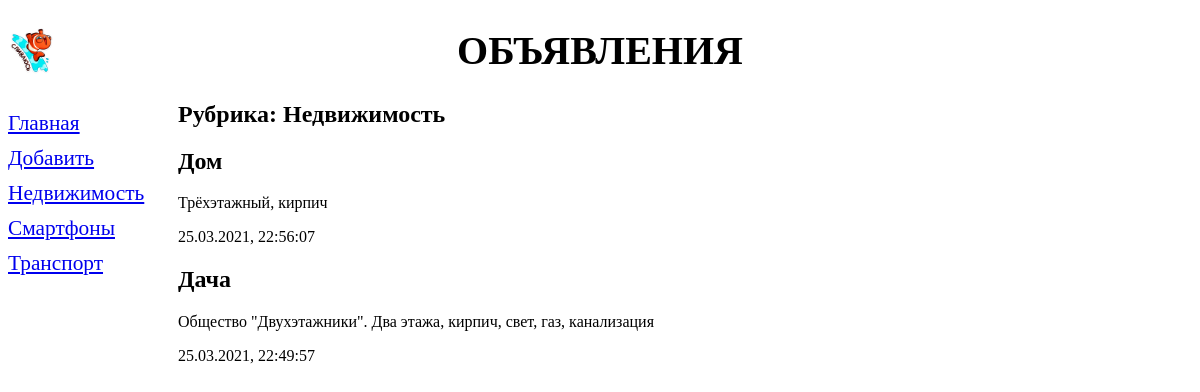
Screenshot of /bboard/1/ with the database file from the repository.
### bboard/models.py (models this page shows, shortened)
class Rubric(models.Model):
    name = models.CharField(max_length=20, db_index=True,
        verbose_name='Название')
    class Meta:
        verbose_name_plural = 'Рубрики'
        verbose_name = 'Рубрика'
        ordering = ['name']

class Bb(models.Model):
    title = models.CharField(max_length=50, verbose_name='Товар')
    content = models.TextField(null=True, blank=True, verbose_name='Описание')
    price = models.FloatField(null=True, blank=True, verbose_name='Цена')
    published = models.DateTimeField(auto_now_add=True, db_index=True,
        verbose_name='Опубликовано')
    rubric = models.ForeignKey('Rubric', null=True, on_delete=models.PROTECT,
        verbose_name='Рубрика')
    class Kinds(models.IntegerChoices):
        BUY = 1, 'Куплю'
        SELL = 2, 'Продам'
        EXCHANGE = 3, 'Обменяю'
        RENT = 4
        __empty__ = 'Выберите тип публикуемого объявления'
    kind = models.SmallIntegerField(choices=Kinds.choices, default=Kinds.SELL)
    class Meta:
        verbose_name_plural = 'Объявления' # название модели во множ. числе
        verbose_name = 'объявление' # название в ед. числе
        ordering = ['-published']

### bboard/views.py (the view)
# urls.py: path('<int:rubric_id>/', by_rubric, name='by_rubric'),
def by_rubric(request, rubric_id):
    bbs = Bb.objects.filter(rubric=rubric_id)
    rubrics = Rubric.objects.all()
    current_rubric = Rubric.objects.get(pk=rubric_id)
    context = {'bbs': bbs, 'rubrics': rubrics, 'current_rubric': current_rubric}
    return render(request, 'bboard/by_rubric.html', context)

### bboard/templates/bboard/by_rubric.html (shortened to what this page needs)
{% extends "layout/basic.html" %}
{% block content %}
<h2>Рубрика: {{ current_rubric.name }}</h2>
{% for bb in bbs %}
<div>
    <h2>{{ bb.title }}</h2>
    <p>{{ bb.content }}</p>
    <p>{{ bb.published|date:"d.m.Y, H:i:s" }}</p>
</div>
{% endfor %}
{% endblock %}

### bboard/templates/layout/basic.html (shortened to what this page needs)
{% load static %}
<!DOCTYPE html>
<html>
    <head>
        <link rel="stylesheet" type="text/css"
        href="{% static 'bboard/style.css' %}">
    </head>
    <body>
        <header>
            <h1>Объявления</h1>
        </header>
        <nav>
            <a href="{% url 'index' %}">Главная</a>
            <a href="{% url 'add' %}">Добавить</a>
            {% for rubric in rubrics %}
            <a href="{% url 'by_rubric' rubric.pk %}">{{ rubric.name }}</a>
            {% endfor %}
        </nav>
        <section>
            {% block content %}
            {% endblock %}
        </section>
    </body>
</html>

### bboard/static/bboard/style.css (style rules this page uses)
header h1 { font-size: 30pt; text-transform: uppercase; text-align: center; background: url("bg.png") left / auto 100% no-repeat; }
nav { font-size: 16pt; width: 150px; float: left; }
nav a { display: block; margin: 10px 0px; }
section { margin-left: 170px; }

### rows the page displays
Rubric: name "Недвижимость"
Rubric: name "Смартфоны"
Rubric: name "Транспорт"
Bb: title "Дом", content "Трёхэтажный, кирпич", published "25.03.2021, 22:56:07"
Bb: title "Дача", content "Общество \"Двухэтажники\". Два этажа, кирпич, свет, газ, канализация", published "25.03.2021, 22:49:57"
